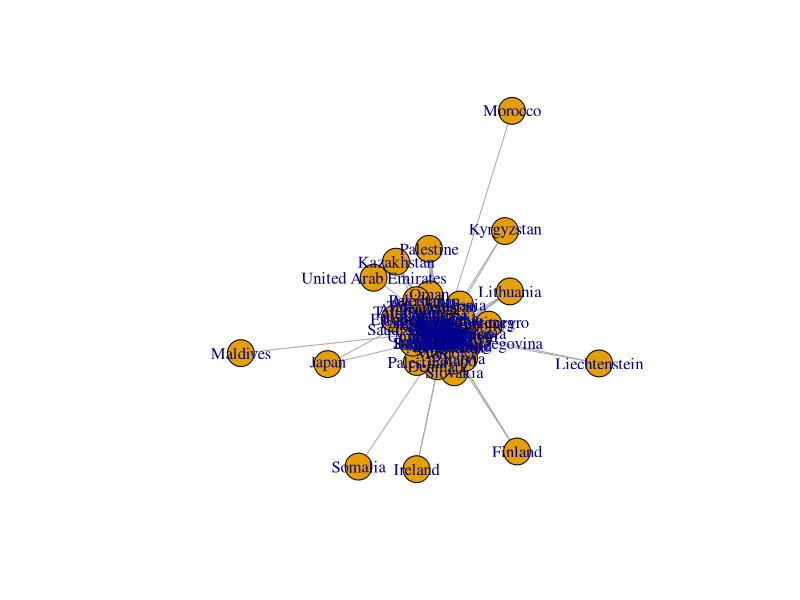

Recreate this plot in R.
all_links <- read.csv("data/all-links.csv", sep=";")
all_links <- all_links[!startsWith(all_links$hoard,"Unknown"),]
all_links <- all_links[!startsWith(all_links$mint,"Unknown"),]
all_links <- all_links[all_links$num_coins>=1,]
all_links$weight <- as.numeric(gsub(",", ".", all_links$num_coins))

library(igraph)

coin_hoard_graph <- graph_from_data_frame(all_links, directed=FALSE)
coin_hoard_graph <- simplify(coin_hoard_graph, edge.attr.comb=list(weight="sum", "ignore"))

plot(coin_hoard_graph)
